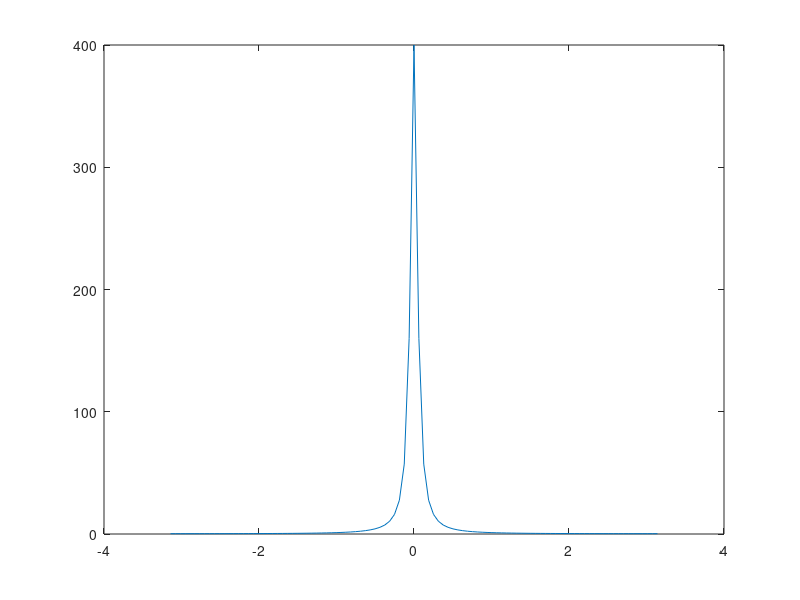

Recreate this plot in MATLAB.
clc
clear
% MATLAB script for Illustrative Problem 2.8. 
delta_w=2*pi/100;
w=-pi:delta_w:pi;           % one period of Sy
Sy=1./(1.9025-1.9*cos(w));
% Plotting command follows.
plot(w,Sy);
